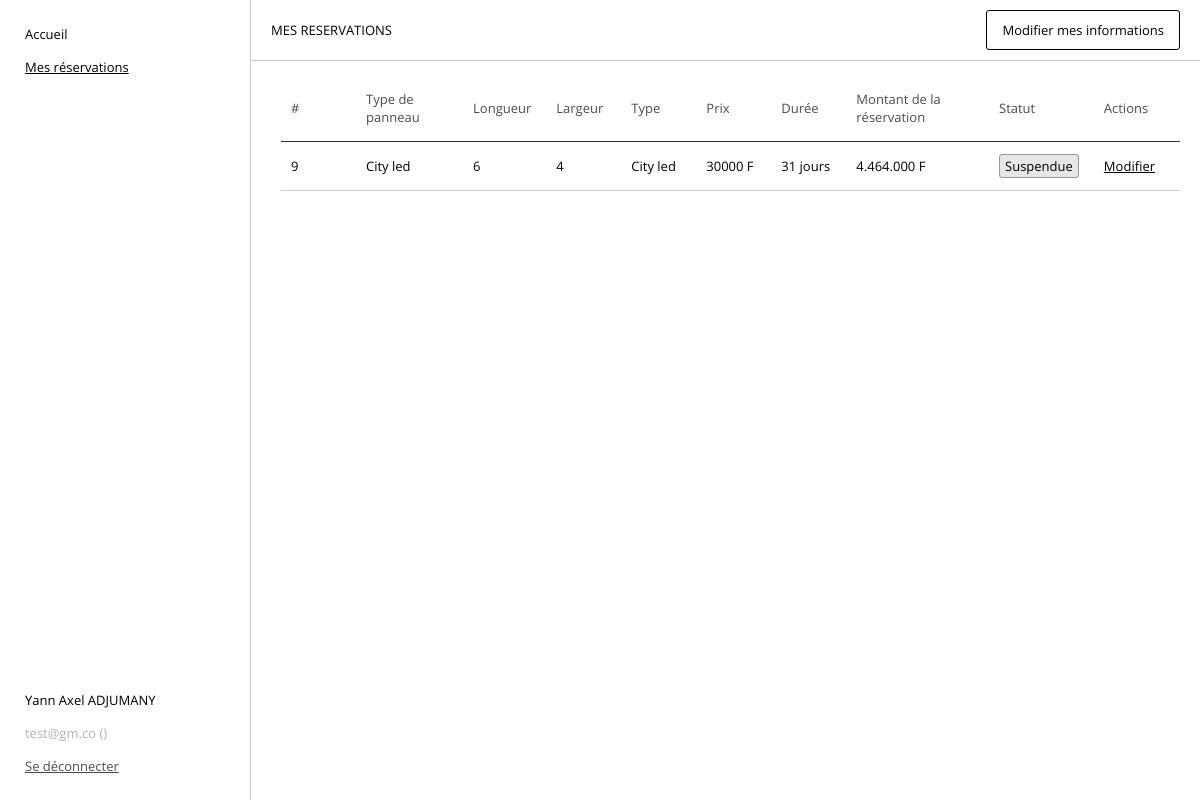
Before: /views/client/mes-reservations.php (signed in) with the older database file.
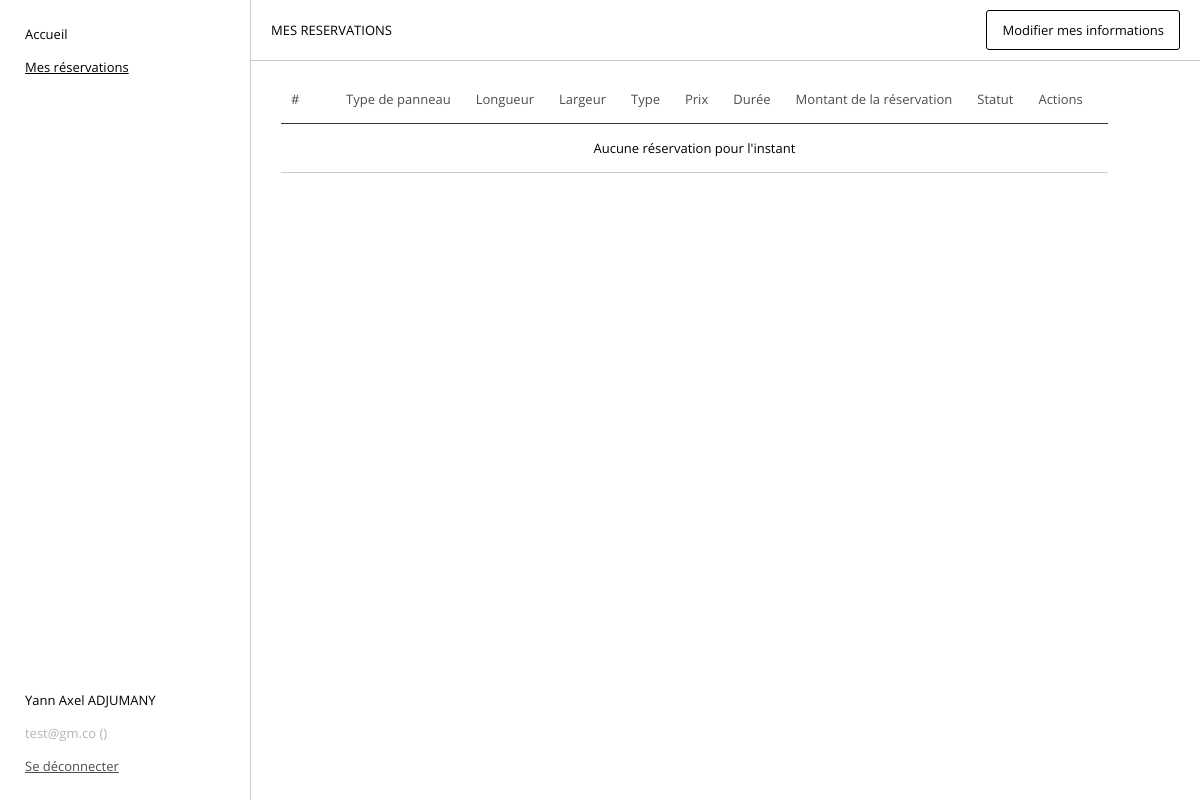
After: the same page with the newer database file.
### tables this page shows
CREATE TABLE IF NOT EXISTS `panneau` (
  `id` int NOT NULL AUTO_INCREMENT,
  `emplacement` varchar(100) NOT NULL,
  `longueur` float NOT NULL,
  `largeur` float NOT NULL,
  `type` varchar(25) NOT NULL,
  `etat` varchar(25) NOT NULL,
  `prix` int NOT NULL,
  `description` text NOT NULL,
  `reservation_id` int NOT NULL,
  PRIMARY KEY (`id`),
  KEY `reservation_id` (`reservation_id`)
);

CREATE TABLE IF NOT EXISTS `reservation` (
  `id` int NOT NULL AUTO_INCREMENT,
  `date_deb` date NOT NULL,
  `date_fin` date NOT NULL,
  `statut` varchar(25) NOT NULL,
  `montant` int NOT NULL,
  `client_id` int NOT NULL,
  PRIMARY KEY (`id`),
  KEY `client_id` (`client_id`)
);

### app/models/uri.php (called while the page is built)
<?php
$baseUrls = [
    "index" => "http://localhost/ad_panel/",
    "authenticate" => "http://localhost/ad_panel/views/authentication.php",
    "espace" => "http://localhost/ad_panel/views/client/espace.php",
    "mreservations" => "http://localhost/ad_panel/views/client/mes-reservations.php",
    "mmessages" => "",
    "mhistorique" => "",
    "reserver" => "http://localhost/ad_panel/views/reservation/faire-reservation.php",
    "modifier-reservation" => "http://localhost/ad_panel/views/reservation/update.php",
    "ajouter-panneau" => "http://localhost/ad_panel/views/panneau/create.php",
];

### views/reservation/reservationList.php (the view, shortened to what this page needs)
<?php
require_once "../../app/connect.php";
$id = $_SESSION['id'];
$query = "
    select reservation.id as reserv_id, reservation.date_deb, reservation.date_fin, reservation.statut, reservation.montant, panneau.*
    from reservation
    inner join panneau on reservation.id = panneau.reservation_id
    where client_id = '$id'
";
$result = $cnx->query($query);
$rows = $result->fetch_all(MYSQLI_ASSOC);
?>
<div style="width: 100%; overflow-x: scroll; padding: 0 5px">
    <table style="border-collapse: collapse;">
        <thead>
            <th style="min-width: 30px; padding: 4px 25px 15px 10px; text-align: start">#</th>
            <th style="min-width: fit-content; padding: 4px 25px 15px 0; text-align: start">Type de panneau</th>
            <th style="min-width: fit-content; padding: 4px 25px 15px 0; text-align: start">Longueur</th>
            <th style="min-width: fit-content; padding: 4px 25px 15px 0; text-align: start">Largeur</th>
            <th style="min-width: fit-content; padding: 4px 25px 15px 0; text-align: start">Type</th>
            <th style="min-width: fit-content; padding: 4px 25px 15px 0; text-align: start">Prix</th>
            <th style="min-width: fit-content; padding: 4px 25px 15px 0; text-align: start">Durée</th>
            <th style="min-width: fit-content; padding: 4px 25px 15px 0; text-align: start">Montant de la réservation</th>
            <th style="min-width: fit-content; padding: 4px 25px 15px 0; text-align: start">Statut</th>
            <th style="min-width: fit-content; padding: 4px 25px 15px 0; text-align: start">Actions</th>
        </thead>
        <tbody>
        <?php if (count($rows) == 0): ?>
            <tr>
                <td colspan="10" style="text-align: center; padding: 15px">Aucune réservation pour l'instant</td>
            </tr>
        <?php else: ?>
            <?php foreach ($rows as $row): ?>
                <tr>
                    <td style="padding: 15px 25px 15px 10px; text-align: start"><?= $row['reserv_id'] ?></td>
                    <td style="padding: 15px 25px 15px 0; text-align: start"><?= $row['type'] ?></td>
                    <td style="padding: 15px 25px 15px 0; text-align: start"><?= $row['longueur'] ?></td>
                    <td style="padding: 15px 25px 15px 0; text-align: start"><?= $row['largeur'] ?></td>
                    <td style="padding: 15px 25px 15px 0; text-align: start"><?= $row['type'] ?></td>
                    <td style="padding: 15px 25px 15px 0; text-align: start"><?= $row['prix'] ?> F</td>
                    <td style="padding: 15px 25px 15px 0; text-align: start"><?= round((strtotime($row['date_fin']) - strtotime($row['date_deb'])) / (60 * 60 * 24)) ?> jours</td>
                    <td style="padding: 15px 25px 15px 0; text-align: start"><?= number_format($row['montant'], 0, ',', '.') ?> F</td>
                    <td style="padding: 15px 25px 15px 0; text-align: center">
                    <span class="status <?= (strtolower($row['statut']) == 'active' ? 'active' : (strtolower($row['statut']) == 'suspendue')) ? 'suspended' : 'inactive' ?>">
                        <?= $row['statut'] ?>
                    </span>
                    </td>
                    <td style="padding: 15px 25px 15px 0; text-align: start">
                        <a href="../reservation/update.php?id=<?= $row['reserv_id'] ?>">Modifier</a>
                    </td>
                </tr>
            <?php endforeach; ?>
        <?php endif; ?>
        </tbody>
    </table>
</div>

### views/client/mes-reservations.php (shortened to what this page needs)
<!DOCTYPE html>
<html lang="en">
<head>
    <link rel="stylesheet" href="../../public/css/style.css">
</head>
<body>
<div class="layout">
    <?php include_once "../layouts/navbar.php"; ?>
    <div class="content">
        <div class="topbar">
            <?php include_once "../layouts/topbar.php"; ?>
        </div>
        <div class="main-block">
            <div class="content-block">
                <?php include_once "../reservation/reservationList.php"; ?>
            </div>
        </div>
    </div>
</div>
</body>
</html>

### views/layouts/navbar.php (shortened to what this page needs)
<?php
require_once "../../app/models/uri.php";
require_once "../../app/connect.php";
$session = $_SESSION;
$user = [
    "lastname" => $session['lastname'],
    "firstname" => $session['firstname'],
    "email" => $session['email'],
    "role" => $session['role']
];
$uri = $_SERVER['REQUEST_URI'];
$url = parse_url($uri, PHP_URL_PATH);
?>
<div class="navbar">
    <ul>
        <li><a href="<?= $baseUrls['espace'] ?>" class="<?= str_ends_with($url, 'espace.php') ? 'active' : '' ?>">Accueil</a></li>
        <li><a href="<?= $baseUrls['mreservations'] ?>" class="<?= str_ends_with($url, 'mes-reservations.php') ? 'active' : '' ?>">Mes réservations</a></li>
    </ul>
    <div class="footer">
        <div class="profile">
            <span class="firstname"><?= $user['firstname'] ?></span>
            <span class="lastname"><?= strtoupper($user['lastname']) ?></span>
        </div>
        <span style="color: #b3b3b3"><?= $user['email'] ?> (<?= strtoupper($user['role']) ?>)</span>
        <a href="../../app/controller/client.php?action=logout" class="logout">Se déconnecter</a>
    </div>
</div>

### views/layouts/topbar.php (shortened to what this page needs)
<?php
require_once "../../app/models/uri.php";
$uri = $_SERVER['REQUEST_URI'];
$url = parse_url($uri, PHP_URL_PATH);
$title = "";
$editMode = isset($_GET['option']) && $_GET['option'] == 'update-user';
$bTitle = $editMode ? "Fermer" : "Modifier mes informations";
switch ($url) {
    case str_ends_with($url, 'mes-reservations.php'):
        $title = "Mes reservations";
        break;
}
?>
<span class="title"><?= strtoupper($title) ?></span>
<a class="button" href="<?= !$editMode ? '?option=update-user' : $url ?>">
    <?= $bTitle ?>
</a>

### public/css/style.css (style rules this page uses)
body { font-family: "Literata", "Montserrat", "Open Sans", serif; font-size: 13px; margin: 0; padding: 0; }
a { color: #000000; text-decoration: underline !important; }

### public/css/global.css (style rules this page uses)
:root { --mtn-color: rgba(255, 221, 38, 0.89); --mtn-bgcolor: rgba(255, 221, 38, 0.35); --wave-color: rgba(60, 167, 255, 0.89); --wave-bgcolor: rgba(60, 167, 255, 0.35); --orange-color: orange; --orange-bgcolor: rgba(255, 165, 0, 0.35); }
.status.suspended { border: 1px solid #39393973; padding: 2px 5px; border-radius: 3px; background: rgba(57, 57, 57, 0.12); color: #000000; }

### public/css/layout.css (style rules this page uses)
.layout { width: 100%; height: 100vh; overflow: hidden; display: flex; }
.layout .navbar { max-width: 200px; min-width: 170px; width: 100%; position: relative; border-right: 1px solid #cccccc; padding: 25px; display: flex; flex-direction: column; justify-content: space-between; }
.layout .navbar .footer { width: 100%; display: flex; flex-direction: column; gap: 15px; margin-top: 25px; }
.layout .navbar .footer .profile { width: 100%; }
.profile .lastname { font-weight: 500; }
.layout .navbar ul { margin: 0; padding: 0; list-style-type: none; display: flex; flex-direction: column; gap: 15px; }
.layout .navbar ul a { text-decoration: none !important; }
.layout .navbar ul a.active { text-decoration: underline !important; }
.layout .navbar .logout { font-weight: 500; opacity: 0.7; }
.layout .content { width: 100%; height: 100%; display: flex; flex-direction: column; }
.layout .content .topbar { max-height: 55px; padding: 10px 20px; display: flex; justify-content: space-between; align-items: center; border-bottom: .5px solid #cccccc; }
.layout .content .main-block { min-height: calc(100% - 65px); display: flex; transition: all .4s ease-in; overflow-y: scroll; scroll-behavior: smooth; }
.layout .content .content-block { min-width: 200px; width: 100%; height: fit-content; padding: 25px; }

### views/layouts/topbar.php (style rules this page uses)
a.button { padding: 10px 15px; background: #fff; border: 1px solid; border-radius: 3px; transition: all .1s ease; text-decoration: none !important; }

### views/reservation/reservationList.php (style rules this page uses)
table thead th { font-weight: 400; border: none; border-bottom: 1px solid #333333; opacity: 0.7; }
table tbody tr { border: none; border-bottom: .5px solid #ccc; }
table tbody td { border: none; min-width: 50px; }

Changed rows visible on the page:
no longer on this page (row edited): panneau: reservation "9", type "City led", longueur "6", largeur "4", prix "30000", reservation.date_deb "31", reservation.montant "4.464.000", reservation.statut "Suspendue"
Other visible differences:
text now shown: "Aucune réservation pour l'instant"
